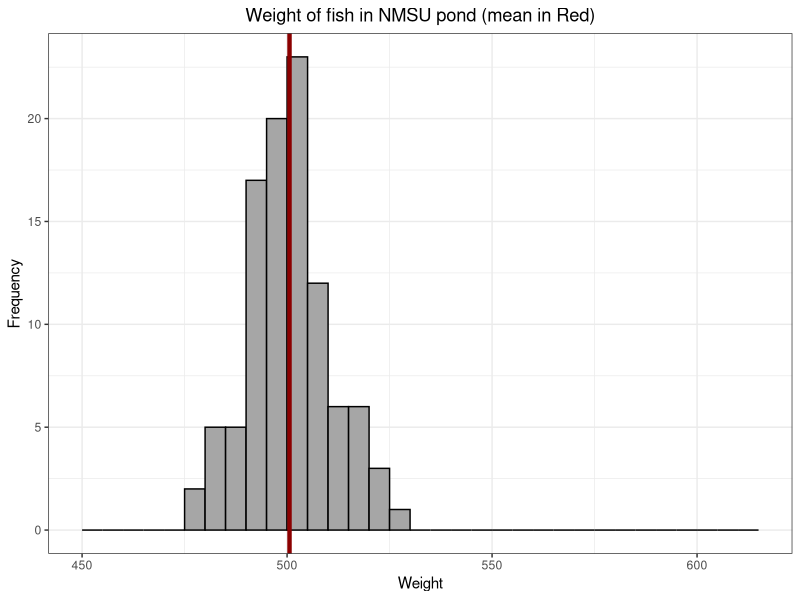
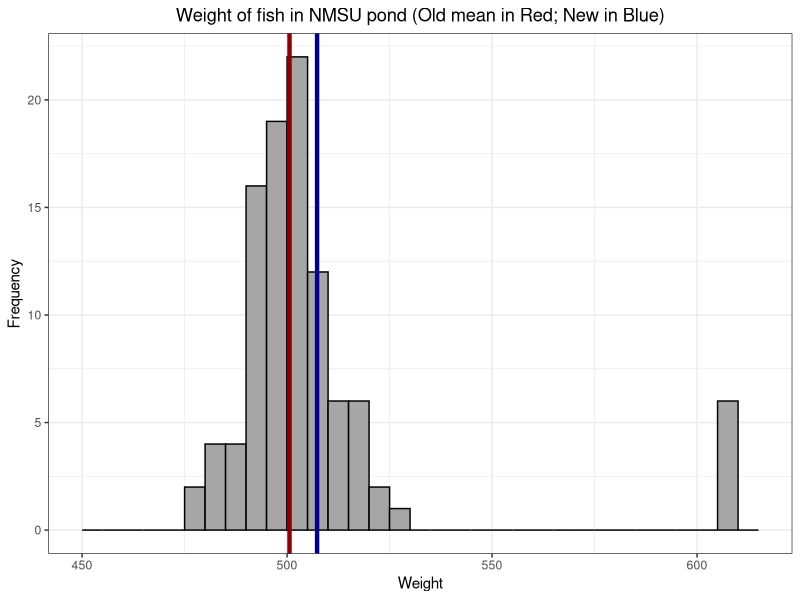
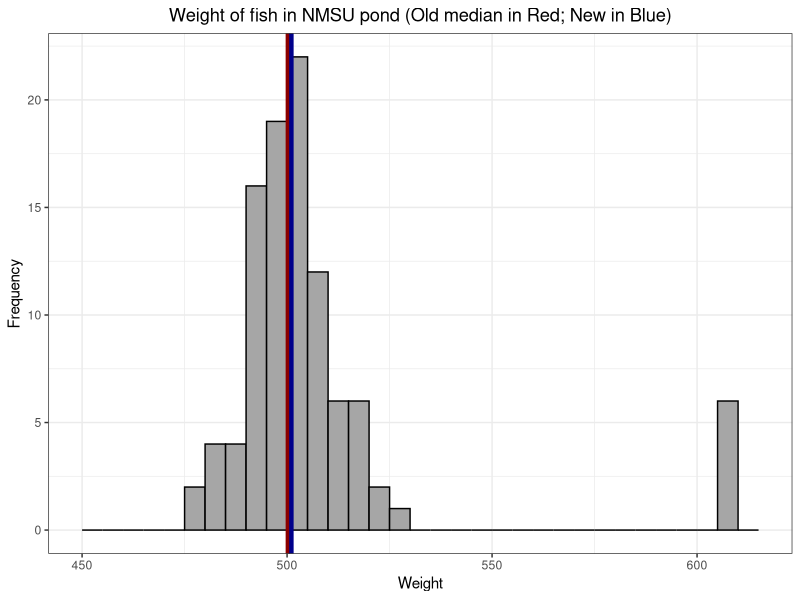
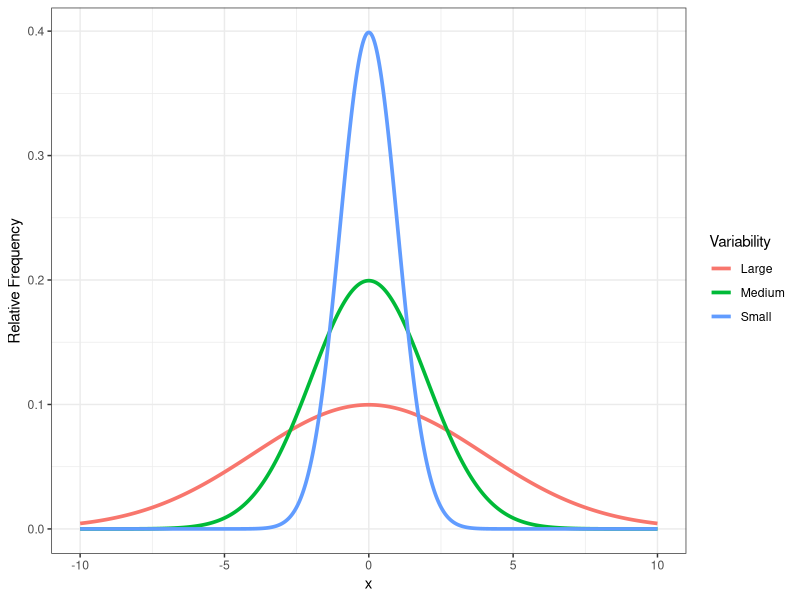
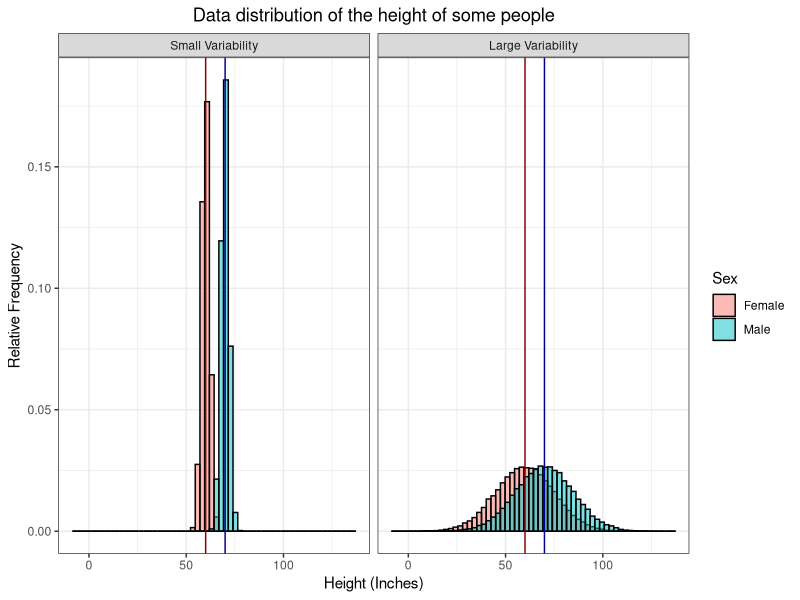

Write R code to recreate these figures, in order.
############ Prereqs ############
options(stringsAsFactors = FALSE, scipen = 600)
oldPar <- par()
os <- Sys.info()["sysname"]
baseDir <- ifelse(os == "Windows", "C:/Users/ptrainor/gdrive", "~/gdrive")

library(tidyverse)

setwd(paste0(baseDir, "/iTeach/AST_505/myLectures/lecture4_DescriptiveStatistics2"))


states <- carData::States
states <- states[states$region == "MTN", c("SATM", "dollars", "pay")]
table(states$pay)

median(states$pay)

# Relationship between the population mean and sample mean
set.seed(33)
fishWeights <- rnorm(100, 500, 10)
fishweights <- round(fishWeights, 2)
mean(fishweights)
set.seed(55)
fishweightsSamp <- sample(fishweights, 10)
mean(fishweightsSamp)

# Means vs medians:
fishweightsDF <- data.frame(Weight = fishweights)
fishweightsDF2 <- fishweightsDF
fishweightsDF2$Weight[95:100] <- 610

png(file = "fishweight.png", height = 4, width = 6, units = "in", res = 600)
ggplot(fishweightsDF, aes(x = Weight)) + geom_histogram(breaks = seq(450, 615, 5), color = "black", fill = "grey65") + 
  geom_vline(xintercept = mean(fishweights), color = "darkred", lwd = 1.5) +
  theme_bw() + ylab("Frequency") + ggtitle("Weight of fish in NMSU pond (mean in Red)") + 
  theme(plot.title = element_text(hjust = 0.5))
dev.off()

png(file = "fishweightMeans.png", height = 4, width = 6, units = "in", res = 600)
ggplot(fishweightsDF2, aes(x = Weight)) + geom_histogram(breaks = seq(450, 615, 5), color = "black", fill = "grey65") + 
  geom_vline(xintercept = mean(fishweights), color = "darkred", lwd = 1.5) +
  geom_vline(xintercept = mean(fishweightsDF2$Weight), color = "darkblue", lwd = 1.5) +
  ggtitle("Weight of fish in NMSU pond (Old mean in Red; New in Blue)") + 
  theme_bw() + theme(plot.title = element_text(hjust = 0.5)) + ylab("Frequency")
dev.off()

png(file = "fishweightMedians.png", height = 4, width = 6, units = "in", res = 600)
ggplot(fishweightsDF2, aes(x = Weight)) + geom_histogram(breaks = seq(450, 615, 5), color = "black", fill = "grey65") + 
  geom_vline(xintercept = median(fishweights), color = "darkred", lwd = 1.5) +
  geom_vline(xintercept = median(fishweightsDF2$Weight), color = "darkblue", lwd = 1.5) +
  ggtitle("Weight of fish in NMSU pond (Old median in Red; New in Blue)") + 
  theme_bw() + theme(plot.title = element_text(hjust = 0.5)) + ylab("Frequency")
dev.off()

# Measures of variability:
df1 <- data.frame(x = seq(-10, 10, .01), y = dnorm(seq(-10, 10, .01), 0, 1), Variability = "Small")
df2 <- data.frame(x = seq(-10, 10, .01), y = dnorm(seq(-10, 10, .01), 0, 2), Variability = "Medium")
df3 <- data.frame(x = seq(-10, 10, .01), y = dnorm(seq(-10, 10, .01), 0, 4), Variability = "Large")
df0 <- rbind(df1, df2, df3)
png(file = "VarDens.png", height = 4, width = 6, units = "in", res = 600)
ggplot(df0, aes(x = x, y = y, group = Variability, color = Variability)) + geom_line(lwd = 1.25) + theme_bw() +
  labs(y = "Relative Frequency") 
dev.off()

# Comparing heights:
df1 <- data.frame(x2 = c(rnorm(50000, 60, 2), rnorm(50000, 70, 2)), 
                  Sex = factor(c(rep("Female", 50000), rep("Male", 50000))), Variability = "Small Variability")
df2 <- data.frame(x2 = c(rnorm(50000, 60, 15), rnorm(50000, 70, 15)), 
                  Sex = factor(c(rep("Female", 50000), rep("Male", 50000))), Variability = "Large Variability")
df0 <- rbind(df1, df2)
df0$Variability <- factor(df0$Variability, levels = c("Small Variability", "Large Variability"))

# Bimodal showing group
png(filename = "histNormal2b.png", height = 4, width = 7, units = "in", res = 600)
ggplot(df0, aes(x = x2, y = ..density.., fill = Sex)) + 
  geom_histogram(bins = 60, color = "black", alpha = .5, position = "identity") + 
  geom_vline(xintercept = 60, color = "darkred") + geom_vline(xintercept = 70, color = "darkblue") +
  facet_wrap(~Variability) + theme_bw() + labs(x = "Height (Inches)", y = "Relative Frequency") +
  ggtitle("Data distribution of the height of some people") + theme(plot.title = element_text(hjust = 0.5))
dev.off()

########### Measures of spread ###########
pTile <- function(i, n) 100*(i - 0.5)/n
sapply(1:8, function(x) pTile(x, 8))
